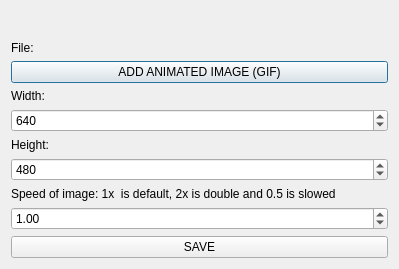
<?xml version="1.0" encoding="UTF-8"?>
<ui version="4.0">
 <class>add_animatedimage_dialog</class>
 <widget class="QDialog" name="add_animatedimage_dialog">
  <property name="geometry">
   <rect>
    <x>0</x>
    <y>0</y>
    <width>399</width>
    <height>269</height>
   </rect>
  </property>
  <property name="windowTitle">
   <string>Add Animated Image </string>
  </property>
  <layout class="QVBoxLayout" name="verticalLayout">
   <item>
    <spacer name="verticalSpacer">
     <property name="orientation">
      <enum>Qt::Orientation::Vertical</enum>
     </property>
     <property name="sizeHint" stdset="0">
      <size>
       <width>20</width>
       <height>40</height>
      </size>
     </property>
    </spacer>
   </item>
   <item>
    <widget class="QLabel" name="label">
     <property name="text">
      <string>File:</string>
     </property>
    </widget>
   </item>
   <item>
    <widget class="QPushButton" name="pushButton_add">
     <property name="text">
      <string>ADD ANIMATED IMAGE (GIF)</string>
     </property>
    </widget>
   </item>
   <item>
    <widget class="QLabel" name="label_3">
     <property name="text">
      <string>Width:</string>
     </property>
    </widget>
   </item>
   <item>
    <widget class="QSpinBox" name="spinBox_width">
     <property name="maximum">
      <number>999999</number>
     </property>
     <property name="value">
      <number>640</number>
     </property>
    </widget>
   </item>
   <item>
    <widget class="QLabel" name="label_4">
     <property name="text">
      <string>Height:</string>
     </property>
    </widget>
   </item>
   <item>
    <widget class="QSpinBox" name="spinBox_height">
     <property name="maximum">
      <number>9999999</number>
     </property>
     <property name="value">
      <number>480</number>
     </property>
    </widget>
   </item>
   <item>
    <widget class="QLabel" name="label_2">
     <property name="text">
      <string>Speed of image: 1x  is default, 2x is double and 0.5 is slowed</string>
     </property>
    </widget>
   </item>
   <item>
    <widget class="QDoubleSpinBox" name="doubleSpinBox">
     <property name="suffix">
      <string/>
     </property>
     <property name="minimum">
      <double>0.500000000000000</double>
     </property>
     <property name="maximum">
      <double>2.000000000000000</double>
     </property>
     <property name="singleStep">
      <double>0.500000000000000</double>
     </property>
     <property name="value">
      <double>1.000000000000000</double>
     </property>
    </widget>
   </item>
   <item>
    <widget class="QPushButton" name="pushButton_save">
     <property name="text">
      <string>SAVE</string>
     </property>
    </widget>
   </item>
  </layout>
 </widget>
 <resources/>
 <connections/>
</ui>
